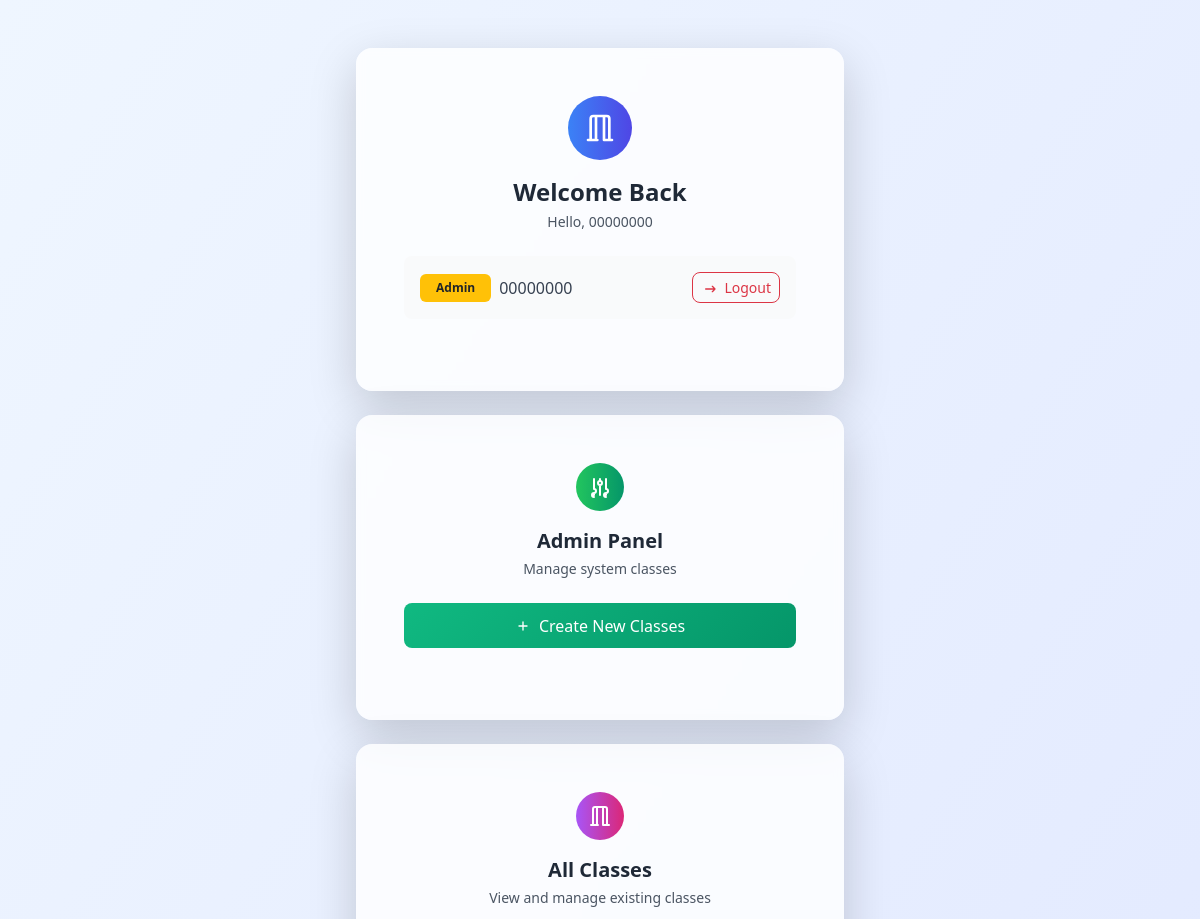
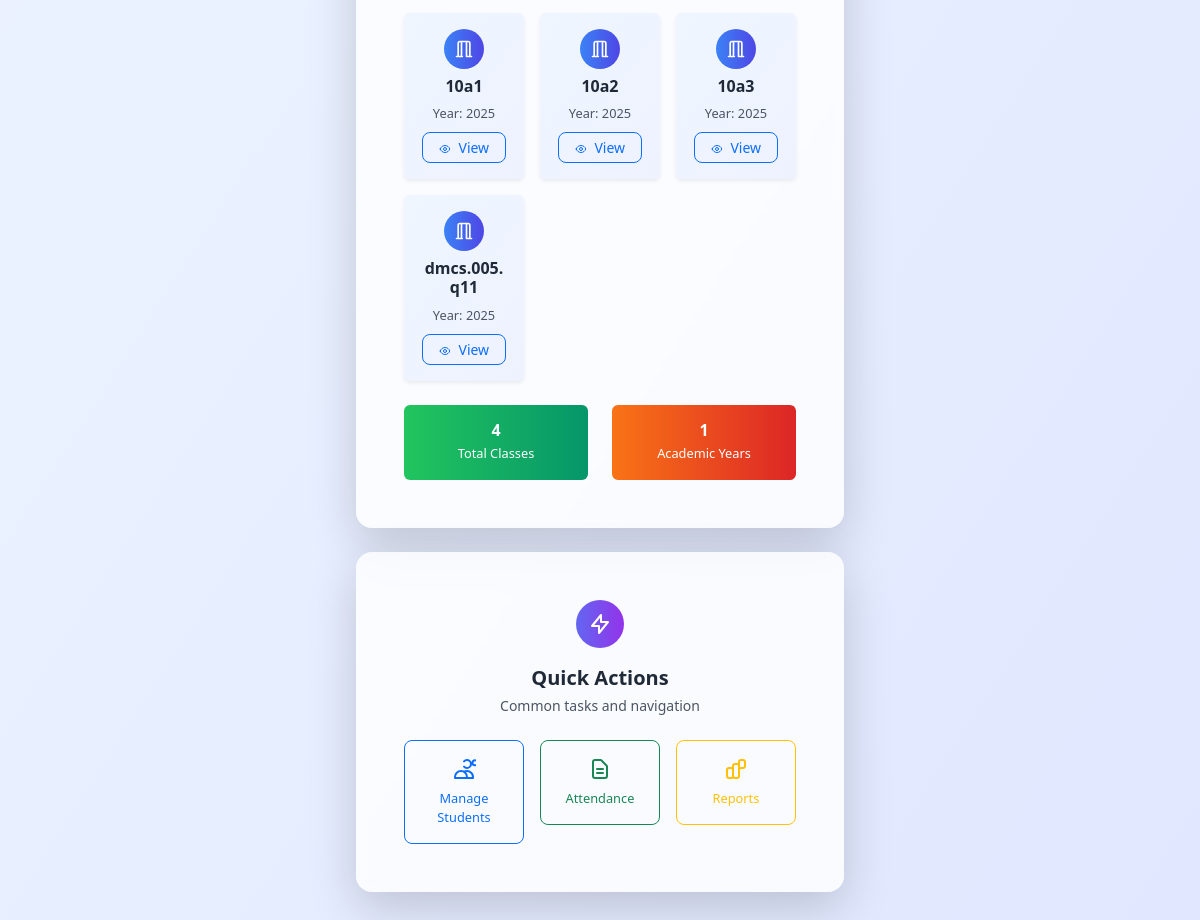
The page / (signed in) on the database its author committed (2 pictures, top to bottom).
### tables this page shows
CREATE TABLE classes (class_name text not null, started_year integer not null, primary key (class_name,started_year));

### main.py (the view)
@app.route('/', methods=['GET','POST'])
def serve_main():
    if 'id' in session:
        if session['id'] != admin_id:
            return "may thang nhoc con"
        db = get_db()
        classes_list = db.execute("SELECT * FROM classes ORDER BY started_year DESC, class_name ASC")
        classes_list = classes_list.fetchall()
        db.close()
        return render_template('index.html', classes_list=classes_list)
    else:
        return redirect(url_for('login'))

### main.py (called while the page is built)
def get_db():
    conn = sqlite3.connect(database_path)
    conn.row_factory = sqlite3.Row
    return conn

### templates/index.html (shortened to what this page needs)
<!DOCTYPE html>
<html lang="en">
<head>
    <link href="https://cdn.jsdelivr.net/npm/bootstrap@5.3.0/dist/css/bootstrap.min.css" rel="stylesheet">
    <script src="https://cdn.tailwindcss.com"></script>
</head>
<body class="bg-gradient-to-br from-blue-50 to-indigo-100 min-h-screen">
    <div class="container py-5">
        <div class="row justify-content-center">
            <div class="col-lg-8 col-xl-6">
                <div class="card shadow-lg border-0 rounded-4 bg-white/80 backdrop-blur-sm mb-4">
                    <div class="card-body p-5">
                        <div class="text-center mb-4">
                            <div class="bg-gradient-to-r from-blue-500 to-indigo-600 w-16 h-16 rounded-full mx-auto mb-3 flex items-center justify-center">
                                <svg class="w-8 h-8 text-white" fill="none" stroke="currentColor" viewBox="0 0 24 24">
                                    <path stroke-linecap="round" stroke-linejoin="round" stroke-width="2" d="M19 21V5a2 2 0 00-2-2H7a2 2 0 00-2 2v16m14 0h2m-2 0h-4m-5 0H3m2 0h4M9 3v18m6-18v18"/>
                                </svg>
                            </div>
                            <h2 class="text-2xl font-bold text-gray-800 mb-1">Welcome Back</h2>
                            <p class="text-gray-600 text-sm">Hello, {{ session.id }}</p>
                        </div>
                        <div class="d-flex justify-content-between align-items-center mb-4 p-3 bg-gray-50 rounded-3">
                            <div class="d-flex align-items-center">
                                {% if session.id == '00000000' %}
                                <span class="badge bg-warning text-dark me-2 px-3 py-2">Admin</span>
                                {% else %}
                                <span class="badge bg-primary me-2 px-3 py-2">User</span>
                                {% endif %}
                                <span class="text-gray-700 font-medium">{{ session.id }}</span>
                            </div>
                            <a href="{{ url_for('logout') }}" class="btn btn-outline-danger btn-sm rounded-3">
                                <svg class="w-4 h-4 inline-block me-1" fill="none" stroke="currentColor" viewBox="0 0 24 24">
                                    <path stroke-linecap="round" stroke-linejoin="round" stroke-width="2" d="M17 16l4-4m0 0l-4-4m4 4H7"/>
                                </svg>
                                Logout
                            </a>
                        </div>
                    </div>
                </div>
                {% if session.id == '00000000' %}
                <div class="card shadow-lg border-0 rounded-4 bg-white/80 backdrop-blur-sm mb-4">
                    <div class="card-body p-5">
                        <div class="text-center mb-4">
                            <div class="bg-gradient-to-r from-green-500 to-emerald-600 w-12 h-12 rounded-full mx-auto mb-3 flex items-center justify-center">
                                <svg class="w-6 h-6 text-white" fill="none" stroke="currentColor" viewBox="0 0 24 24">
                                    <path stroke-linecap="round" stroke-linejoin="round" stroke-width="2" d="M12 6V4m0 2a2 2 0 100 4m0-4a2 2 0 110 4m-6 8a2 2 0 100-4m0 4a2 2 0 100 4m0-4v2m0-6V4m6 6v10m6-2a2 2 0 100-4m0 4a2 2 0 100 4m0-4v2m0-6V4"/>
                                </svg>
                            </div>
                            <h5 class="text-xl font-bold text-gray-800 mb-1">Admin Panel</h5>
                            <p class="text-gray-600 text-sm">Manage system classes</p>
                        </div>
                        <div class="d-grid mb-4">
                            <button id="createClassBtn"
                                    class="btn text-white font-medium rounded-3 transition-all duration-200 hover:scale-105 active:scale-95 py-2"
                                    style="background: linear-gradient(135deg, #10b981 0%, #059669 100%); border: none; height: 45px;">
                                <span class="d-flex align-items-center justify-content-center">
                                    <svg class="w-4 h-4 me-2" fill="none" stroke="currentColor" viewBox="0 0 24 24">
                                        <path stroke-linecap="round" stroke-linejoin="round" stroke-width="2" d="M12 6v6m0 0v6m0-6h6m-6 0H6"/>
                                    </svg>
                                    Create New Classes
                                </span>
                            </button>
                        </div>
                    </div>
                </div>
                {% endif %}
                <div class="card shadow-lg border-0 rounded-4 bg-white/80 backdrop-blur-sm mb-4">
                    <div class="card-body p-5">
                        <div class="text-center mb-4">
                            <div class="bg-gradient-to-r from-purple-500 to-pink-600 w-12 h-12 rounded-full mx-auto mb-3 flex items-center justify-center">
                                <svg class="w-6 h-6 text-white" fill="none" stroke="currentColor" viewBox="0 0 24 24">
                                    <path stroke-linecap="round" stroke-linejoin="round" stroke-width="2" d="M19 21V5a2 2 0 00-2-2H7a2 2 0 00-2 2v16m14 0h2m-2 0h-4m-5 0H3m2 0h4M9 3v18m6-18v18"/>
                                </svg>
                            </div>
                            <h5 class="text-xl font-bold text-gray-800 mb-1">All Classes</h5>
                            <p class="text-gray-600 text-sm">View and manage existing classes</p>
                        </div>
                        {% if classes_list %}
                        <div class="row g-3">
                            {% for class in classes_list %}
                            <div class="col-md-6 col-lg-4">
                                <div class="card bg-gradient-to-br from-blue-50 to-indigo-50 border-0 shadow-sm hover:shadow-md transition-all duration-200">
                                    <div class="card-body text-center p-3">
                                        <div class="bg-gradient-to-r from-blue-500 to-indigo-600 w-10 h-10 rounded-full mx-auto mb-2 flex items-center justify-center">
                                            <svg class="w-5 h-5 text-white" fill="none" stroke="currentColor" viewBox="0 0 24 24">
                                                <path stroke-linecap="round" stroke-linejoin="round" stroke-width="2" d="M19 21V5a2 2 0 00-2-2H7a2 2 0 00-2 2v16m14 0h2m-2 0h-4m-5 0H3m2 0h4M9 3v18m6-18v18"/>
                                            </svg>
                                        </div>
                                        <h6 class="card-title font-bold text-gray-800 mb-1">{{ class.class_name }}</h6>
                                        <small class="text-gray-600">Year: {{ class.started_year }}</small>
                                        <div class="mt-2">
                                            <a href="/viewcl?name={{ class.class_name }}&year={{ class.started_year }}"
                                               class="btn btn-sm btn-outline-primary rounded-3 px-3 text-decoration-none">
                                                View
                                            </a>
                                        </div>
                                    </div>
                                </div>
                            </div>
                            {% endfor %}
                        </div>
                        <div class="row mt-4">
                            <div class="col-md-6">
                                <div class="card bg-gradient-to-r from-green-500 to-emerald-600 text-white border-0">
                                    <div class="card-body text-center py-3">
                                        <h4 class="card-title font-bold mb-0">{{ classes_list|length }}</h4>
                                        <small>Total Classes</small>
                                    </div>
                                </div>
                            </div>
                            <div class="col-md-6">
                                <div class="card bg-gradient-to-r from-orange-500 to-red-600 text-white border-0">
                                    <div class="card-body text-center py-3">
                                        <h4 class="card-title font-bold mb-0">{{ classes_list|map(attribute='started_year')|unique|list|length }}</h4>
                                        <small>Academic Years</small>
                                    </div>
                                </div>
                            </div>
                        </div>
                        {% endif %}
                    </div>
                </div>
                <div class="card shadow-lg border-0 rounded-4 bg-white/80 backdrop-blur-sm">
                    <div class="card-body p-5">
                        <div class="text-center mb-4">
                            <div class="bg-gradient-to-r from-indigo-500 to-purple-600 w-12 h-12 rounded-full mx-auto mb-3 flex items-center justify-center">
                                <svg class="w-6 h-6 text-white" fill="none" stroke="currentColor" viewBox="0 0 24 24">
                                    <path stroke-linecap="round" stroke-linejoin="round" stroke-width="2" d="M13 10V3L4 14h7v7l9-11h-7z"/>
                                </svg>
                            </div>
                            <h5 class="text-xl font-bold text-gray-800 mb-1">Quick Actions</h5>
                            <p class="text-gray-600 text-sm">Common tasks and navigation</p>
                        </div>
                        <div class="row g-3">
                            <div class="col-md-4">
                                <div class="d-grid">
                                    <button class="btn btn-outline-primary rounded-3 py-3 transition-all duration-200 hover:scale-105">
                                        <svg class="w-6 h-6 mx-auto mb-2 block" fill="none" stroke="currentColor" viewBox="0 0 24 24">
                                            <path stroke-linecap="round" stroke-linejoin="round" stroke-width="2" d="M12 4.354a4 4 0 110 5.292M15 21H3v-1a6 6 0 0112 0v1zm0 0h6v-1a6 6 0 00-9-5.197m13.5-9a2.5 2.5 0 11-5 0 2.5 2.5 0 015 0z"/>
                                        </svg>
                                        <small class="d-block font-medium">Manage Students</small>
                                    </button>
                                </div>
                            </div>
                            <div class="col-md-4">
                                <div class="d-grid">
                                    <button class="btn btn-outline-success rounded-3 py-3 transition-all duration-200 hover:scale-105">
                                        <svg class="w-6 h-6 mx-auto mb-2 block" fill="none" stroke="currentColor" viewBox="0 0 24 24">
                                            <path stroke-linecap="round" stroke-linejoin="round" stroke-width="2" d="M9 12h6m-6 4h6m2 5H7a2 2 0 01-2-2V5a2 2 0 012-2h5.586a1 1 0 01.707.293l5.414 5.414a1 1 0 01.293.707V19a2 2 0 01-2 2z"/>
                                        </svg>
                                        <small class="d-block font-medium">Attendance</small>
                                    </button>
                                </div>
                            </div>
                            <div class="col-md-4">
                                <div class="d-grid">
                                    <button class="btn btn-outline-warning rounded-3 py-3 transition-all duration-200 hover:scale-105">
                                        <small class="d-block font-medium">Reports</small>
                                    </button>
                                </div>
                            </div>
                        </div>
                    </div>
                </div>
            </div>
        </div>
    </div>
</body>
</html>

### rows shown on the page
classes: class_name "10a1", started_year "2025"
classes: class_name "10a2", started_year "2025"
classes: class_name "10a3", started_year "2025"
classes: class_name "dmcs.005.q11", started_year "2025"

### other values the page prints
{{ session.id }} "00000000"
{{ classes_list|length }} "4"
{{ classes_list|map(attribute='started_year')|unique|list|length }} "1"
